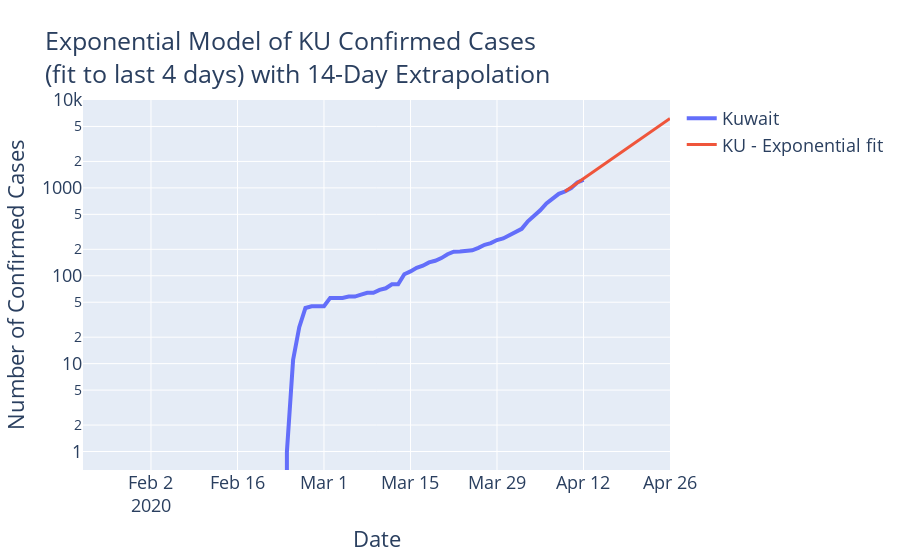

Notebook cell for this chart:
### Code cell
#hide_input

n_days_to_fit = 4
confirmed_us_df = confirmed_by_country_df[(confirmed_by_country_df['Country'] == 'Kuwait') & (confirmed_by_country_df['Date'] >= (np.datetime64('today') - np.timedelta64(n_days_to_fit,'D')))]

x = (confirmed_us_df['Date'] - confirmed_us_df['Date'].min()).dt.days.to_numpy().reshape(-1, 1)
y = np.log(confirmed_us_df['Confirmed'])
reg = LinearRegression().fit(x, y)
print(f"Model fit score: {reg.score(x, y):.2f}")
print(f"Growth rate: {reg.coef_[0]:.3f}")
us_growth_rates[n_days_to_fit] = reg.coef_[0]

fig = go.Figure()

fig.add_trace(
    go.Scatter(
        x=confirmed_by_country_df[confirmed_by_country_df['Country'] == 'Kuwait']['Date'],
        y=confirmed_by_country_df[confirmed_by_country_df['Country'] == 'Kuwait']['Confirmed'],
        name='Kuwait',
        line=dict(width=4)
    )
)

predict_days_out = 7*2

exponential_fit_date_range = pd.date_range(confirmed_us_df['Date'].min(), confirmed_us_df['Date'].max() + np.timedelta64(predict_days_out,'D'))

xx = np.linspace(0, len(x[:,0]) + predict_days_out, exponential_fit_date_range.shape[0])  # Forecast 14 days out
yy = reg.predict(xx.reshape(-1,1))

fig.add_trace(
    go.Scatter(
        x=exponential_fit_date_range,
        y=np.exp(yy),
        name='KU - Exponential fit',
        mode='lines'
    )
)

fig.update_layout(
    title=f"Exponential Model of KU Confirmed Cases<br>(fit to last {n_days_to_fit} days) with {predict_days_out}-Day Extrapolation",
    xaxis_title=f"Date",
    yaxis_title="Number of Confirmed Cases",
    yaxis_type="log",
    #**k_layout_kwargs,
)

fig.show()

### Figure 1 — Plotly figure (JSON) as saved in the notebook; plotly's stock layout.template omitted (floating-point values rounded to 4 significant figures)
{"data": [{"line": {"width": 4}, "name": "Kuwait", "type": "scatter", "x": ["2020-01-22T00:00:00", "2020-01-23T00:00:00", "2020-01-24T00:00:00", "2020-01-25T00:00:00", "2020-01-26T00:00:00", "2020-01-27T00:00:00", "2020-01-28T00:00:00", "2020-01-29T00:00:00", "2020-01-30T00:00:00", "2020-01-31T00:00:00", "2020-02-01T00:00:00", "2020-02-02T00:00:00", "2020-02-03T00:00:00", "2020-02-04T00:00:00", "2020-02-05T00:00:00", "2020-02-06T00:00:00", "2020-02-07T00:00:00", "2020-02-08T00:00:00", "2020-02-09T00:00:00", "2020-02-10T00:00:00", "2020-02-11T00:00:00", "2020-02-12T00:00:00", "2020-02-13T00:00:00", "2020-02-14T00:00:00", "2020-02-15T00:00:00", "2020-02-16T00:00:00", "2020-02-17T00:00:00", "2020-02-18T00:00:00", "2020-02-19T00:00:00", "2020-02-20T00:00:00", "2020-02-21T00:00:00", "2020-02-22T00:00:00", "2020-02-23T00:00:00", "2020-02-24T00:00:00", "2020-02-25T00:00:00", "2020-02-26T00:00:00", "2020-02-27T00:00:00", "2020-02-28T00:00:00", "2020-02-29T00:00:00", "2020-03-01T00:00:00", "2020-03-02T00:00:00", "2020-03-03T00:00:00", "2020-03-04T00:00:00", "2020-03-05T00:00:00", "2020-03-06T00:00:00", "2020-03-07T00:00:00", "2020-03-08T00:00:00", "2020-03-09T00:00:00", "2020-03-10T00:00:00", "2020-03-11T00:00:00", "2020-03-12T00:00:00", "2020-03-13T00:00:00", "2020-03-14T00:00:00", "2020-03-15T00:00:00", "2020-03-16T00:00:00", "2020-03-17T00:00:00", "2020-03-18T00:00:00", "2020-03-19T00:00:00", "2020-03-20T00:00:00", "2020-03-21T00:00:00", "2020-03-22T00:00:00", "2020-03-23T00:00:00", "2020-03-24T00:00:00", "2020-03-25T00:00:00", "2020-03-26T00:00:00", "2020-03-27T00:00:00", "2020-03-28T00:00:00", "2020-03-29T00:00:00", "2020-03-30T00:00:00", "2020-03-31T00:00:00", "2020-04-01T00:00:00", "2020-04-02T00:00:00", "2020-04-03T00:00:00", "2020-04-04T00:00:00", "2020-04-05T00:00:00", "2020-04-06T00:00:00", "2020-04-07T00:00:00", "2020-04-08T00:00:00", "2020-04-09T00:00:00", "2020-04-10T00:00:00", "2020-04-11T00:00:00", "2020-04-12T00:00:00"], "y": [0, 0, 0, 0, 0, 0, 0, 0, 0, 0, 0, 0, 0, 0, 0, 0, 0, 0, 0, 0, 0, 0, 0, 0, 0, 0, 0, 0, 0, 0, 0, 0, 0, 1, 11, 26, 43, 45, 45, 45, 56, 56, 56, 58, 58, 61, 64, 64, 69, 72, 80, 80, 104, 112, 123, 130, 142, 148, 159, 176, 188, 189, 191, 195, 208, 225, 235, 255, 266, 289, 317, 342, 417, 479, 556, 665, 743, 855, 910, 993, 1154, 1234]}, {"mode": "lines", "name": "KU - Exponential fit", "type": "scatter", "x": ["2020-04-09T00:00:00", "2020-04-10T00:00:00", "2020-04-11T00:00:00", "2020-04-12T00:00:00", "2020-04-13T00:00:00", "2020-04-14T00:00:00", "2020-04-15T00:00:00", "2020-04-16T00:00:00", "2020-04-17T00:00:00", "2020-04-18T00:00:00", "2020-04-19T00:00:00", "2020-04-20T00:00:00", "2020-04-21T00:00:00", "2020-04-22T00:00:00", "2020-04-23T00:00:00", "2020-04-24T00:00:00", "2020-04-25T00:00:00", "2020-04-26T00:00:00"], "y": [908.0, 1016.0, 1137.0, 1273.0, 1425.0, 1595.0, 1785.0, 1998.0, 2236.0, 2503.0, 2801.0, 3135.0, 3509.0, 3927.0, 4396.0, 4920.0, 5507.0, 6163.0]}], "layout": {"autosize": true, "title": {"text": "Exponential Model of KU Confirmed Cases<br>(fit to last 4 days) with 14-Day Extrapolation"}, "xaxis": {"autorange": true, "range": ["2020-01-22", "2020-04-26"], "title": {"text": "Date"}, "type": "date"}, "yaxis": {"autorange": true, "range": [-0.2105, 4.0], "title": {"text": "Number of Confirmed Cases"}, "type": "log"}}}
